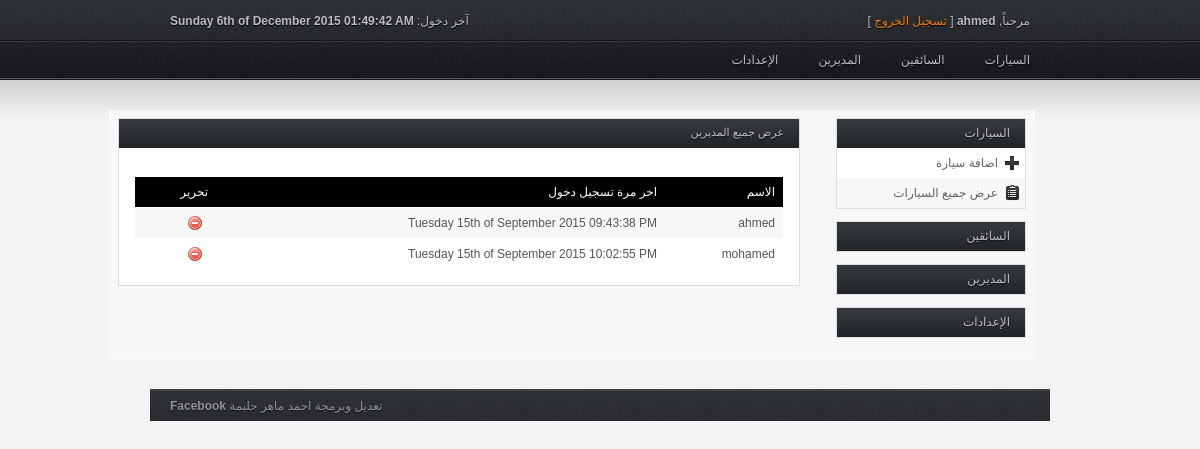
Screenshot of /showadmin.php (signed in) with the database file from the repository.
### tables this page shows
CREATE TABLE IF NOT EXISTS `user` (
  `username` varchar(255) NOT NULL,
  `password` varchar(255) NOT NULL,
  `lastLogin` varchar(255) NOT NULL
);

### showadmin.php (the view, shortened to what this page needs)
<!DOCTYPE html PUBLIC "-//W3C//DTD XHTML 1.0 Transitional//EN" "http://www.w3.org/TR/xhtml1/DTD/xhtml1-transitional.dtd">
<html xmlns="http://www.w3.org/1999/xhtml" dir="rtl" lang="ar"><head>
<link rel="stylesheet" type="text/css" href="inc/style.css" media="screen">
<link rel="stylesheet" type="text/css" href="inc/navi.css" media="screen">
</head>
<body>
<div class="wrap">
	<div id="header">
		<div id="top">
			<div class="right">
				<p>مرحباً, <strong><?php echo $_SESSION['username'];?></strong> [ <a href="logout.php">تسجيل الخروج</a> ]</p>
			</div>
			<div class="left">
				<div class="align-right">
					<p>آخر دخول: <strong><?php echo $_SESSION['date']; ?></strong></p>
				</div>
			</div>
		</div>
		<div id="nav">
			<ul>
				<li class="upp"><a href="#">السيارات</a>
				</li>
				<li class="upp"><a href="#">السائقين</a>
				</li>
                <li class="upp"><a href="#">المديرين</a>
			    </li>
				<li class="upp"><a href="#">الإعدادات</a>
				</li>
			</ul>
		</div>
	</div>
	<div id="content">
        <table style="width: 890px;" align="center" border="0" >
            <tr>
                <td style="width: 190px;" valign="top">
		<div id="sidebar">
			<div class="box">
				<div class="h_title">السيارات</div>
				<ul style="display: block;" id="home">
					<li class="b1"><a class="icon add_page" href="addcar.php">اضافة سيارة</a></li>
					<li class="b2"><a class="icon report" href="showcars.php">عرض جميع السيارات</a></li>
				</ul>
			</div>
			<div class="box">
				<div class="h_title">السائقين</div>
			</div>
            <div class="box">
				<div class="h_title">المديرين</div>
			</div>
			<div class="box">
				<div class="h_title">الإعدادات</div>
			</div>
		</div>
                </td>
                <td valign="top">
        <div id="main">
            <div class="full_w">
                <div class="h_title">عرض جميع المديرين</div>
                <br />
                <table >
						<tr style="height: 8px; background-color: rgb(0, 0, 0); color: rgb(255, 255, 255)">
							<td scope="col" style="color: rgb(255, 255, 255);" >الاسم</td>
							<td scope="col" style="color: rgb(255, 255, 255);" >اخر مرة تسجيل دخول</td>
							<td scope="col" style="width: 65px; color: rgb(255, 255, 255);" >تحرير</td>
						</tr>
					<tbody>
						<?php
                        $sql = "SELECT * FROM user ";
                        $rs_result = mysql_query ($sql);
                        while ($row = mysql_fetch_assoc($rs_result)) {
                        ?>
                                    <tr>
                                    <td><?php echo $row['username']; ?></td>
                                    <td><?php echo $row['lastLogin']; ?></td>
                                    <td>
								        <a onclick="if(confirm('هل حقا تريد الحذف')) return true; else return false;" href="deleteadmin.php?username=<?php echo $row['username']; ?>" class="table-icon delete" title="حذف"></a>
                                    </td>
                                    </tr>
                        <?php
                        };
                        ?>
					</tbody>
</table>
            </div>
        </div>
                </td>
                </tr>
        </table>
	</div>
	<div id="footer">
		<div class="left">
			<p>تعديل وبرمجة احمد ماهر حليمة <a target="_blank" href="https://www.facebook.com/yousseifweroquia">Facebook</a></p>
		</div>
	</div>
</body></html>

### inc/style.css (style rules this page uses)
* { margin: 0; padding: 0; }
body { background: #f3f3f3 url(bg_top.jpg) repeat-x; color: #bebebe; font-family: Tahoma, Arial, Helvetica, sans-serif; font-size: 12px; margin: 0; }
a { text-decoration: none; }
.wrap { margin: 0 auto; width: 900px; }
#header #top { height: 34px; padding: 14px 20px 0 20px; }
#header #top p { text-shadow: #000 0px 1px 1px; }
#header #top a { color: #f07e01; }
#content { margin: 30px 0 30px 0; }
#content .b1 { background: #ffffff; }
#content .b2 { background: #f7f7f7; }
#content tr:nth-child(even) { background: #ffffff; }
#content tr:nth-child(odd) { background: #f7f7f7; }
#content #sidebar { float: right; margin: 0 0 0 20px; width: 190px; }
#sidebar a { color: #656565; }
#sidebar .box { border: 1px solid #DCDDE1; margin: 0 0 12px 0; }
#sidebar .box .h_title { background: url(bg_box_head.jpg) repeat-x; color: #bebebe; cursor: pointer; font-size: 12px; font-weight: normal; height: 22px; padding: 7px 15px 0 0; text-shadow: #0E0E0E 0px 1px 1px; }
#sidebar .box ul { list-style: none; }
#sidebar .box ul li { padding: 8px 5px 8px 0px; }
.box ul li .icon { padding: 2px 22px 2px 0px; }
.box ul li .report { background: url(i_report.png) no-repeat center right; }
.box ul li .add_page { background: url(i_add_page.png) no-repeat center right; }
#main .full_w { background: #ffffff; border: 1px solid #DCDDE1; color: #848484; margin: 0 0 20px 0; }
#main .full_w .h_title, #main .half_w .h_title { background: url(bg_box_head.jpg) repeat-x; color: #bebebe; font-size: 11px; font-weight: normal; height: 22px; padding: 7px 15px 0 0; text-shadow: #0E0E0E 0px 1px 1px; }
table { border-collapse: collapse; margin: 15px; width: 650px; }
table tr { border-left: 1px solid #ffffff; border-right: 1px solid #ffffff; }
table td { border-bottom: 1px solid #ffffff; border-top: 1px solid ffffff; color: #565656; padding: 8px; }
.table-icon { padding: 1px 8px; margin-right: 5px; }
.delete.table-icon { background: url(i_delete.png) no-repeat; }
#footer { background: url(bg_top.jpg) repeat-x top center; border-top: 2px solid #404345; color: #939393; float: right; margin: 0 auto; padding: 8px 20px; text-shadow: #111111 0px 1px 1px; width: 860px; }
#footer a { color: #939393; font-weight: bold; }
.left { float: left; }
.right { float: right; }
.align-right { text-align: right; }

### inc/navi.css (style rules this page uses)
#header #nav { height: 27px; margin:0; padding: 5px 10px 0 20px; position: relative; }
#header #nav ul { list-style: none; }
#header #nav ul li.upp { display: inline; float: right; position: relative; margin: 0; text-align: center; }
#header #nav ul li.upp a { color: #bebebe; display: block; padding: 0px 10px 11px 30px; text-align: center; text-shadow: #000 0px 1px 1px; }

### rows the page displays
user: username "ahmed", lastLogin "Tuesday 15th of September 2015 09:43:38 PM"
user: username "mohamed", lastLogin "Tuesday 15th of September 2015 10:02:55 PM"

### other values shown
$_SESSION['username'] "ahmed"
$_SESSION['date'] "Sunday 6th of December 2015 01:49:42 AM"
